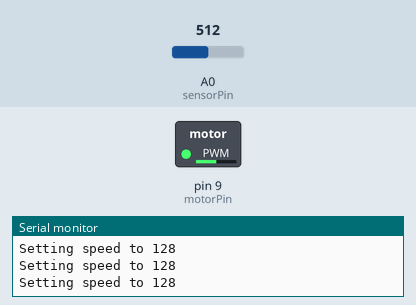
Simulated run of this sketch. Board: Arduino Uno, built with avr-gcc and run on an emulated ATmega328P. Parts: switched loads named in the sketch (green lamp = pin HIGH), the last lines printed to the serial monitor. The test bench sets the inputs (shaded band); at power-on: A0 (sensorPin) = 512.

Above: at 1.2 s.
1.3 s: A0 (sensorPin) set to 615
At 2.2 s:
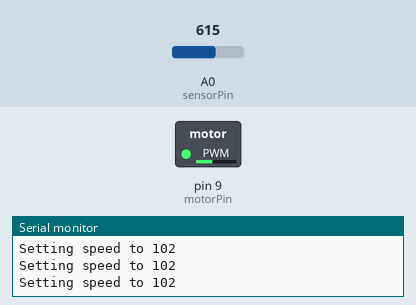
2.8 s: A0 (sensorPin) set to 633
At 3.7 s:
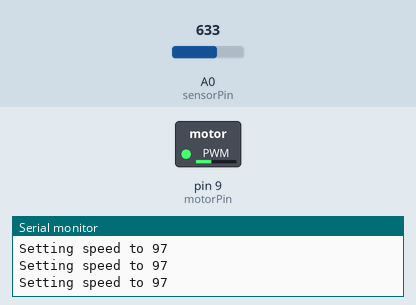
5.8 s: A0 (sensorPin) set to 974
At 6.9 s:
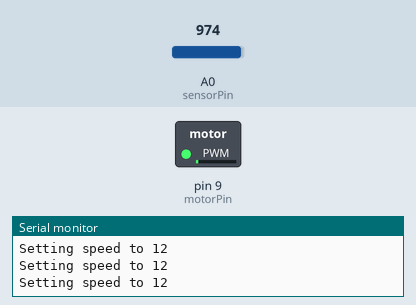
7.3 s: A0 (sensorPin) set to 999
At 8.3 s:
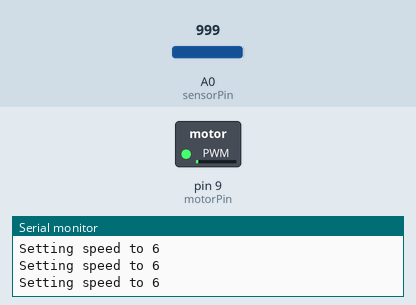
10.3 s: A0 (sensorPin) set to 1023
At 11.5 s:
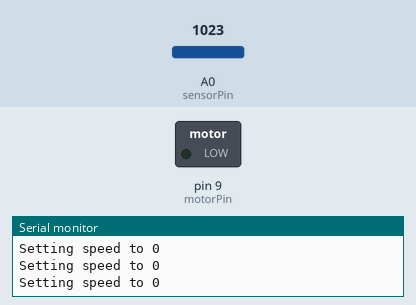
11.8 s: A0 (sensorPin) set to 511
At 12.7 s:
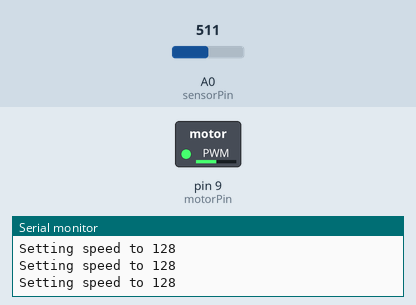
Timing chart, 0 to 14.3 s (numbered marks = the images above; inputs shaded):
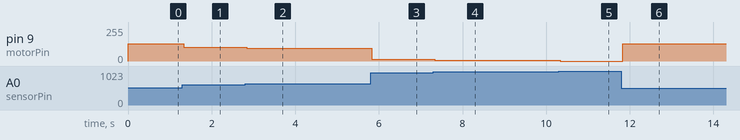

Measured:
- after the input at 1.3 s, pin 9 (motorPin): 128/255 → 102/255 at once
- after the input at 2.8 s, pin 9 (motorPin): 102/255 → 97/255 at once
- after the input at 5.8 s, pin 9 (motorPin): 97/255 → 12/255 at once
- after the input at 7.3 s, pin 9 (motorPin): 12/255 → 6/255 at once
- after the input at 10.3 s, pin 9 (motorPin): 6/255 → 0/255 at once
- after the input at 11.8 s, pin 9 (motorPin): 0/255 → 128/255 at once

The sketch:

Circuit_10_Aleration_1.ino
```cpp
// We'll be controlling the motor from pin 9.
// This must be one of the PWM-capable pins.

const int motorPin = 9;
const int sensorPin = 0;

void setup()
{
  // Set up the motor pin to be an output:

  pinMode(motorPin, OUTPUT);
  pinMode(sensorPin, INPUT);

  // Set up the serial port:

  Serial.begin(9600);
}


void loop()
{
  // Because analogWrite() only works with numbers from
  // 0 to 255, we'll be sure the input is in that range:

  int sensorValue = analogRead(sensorPin);
  sensorValue = 1024 - sensorValue; // invert
  int motorSpeed = sensorValue / 4;

  motorSpeed = constrain(motorSpeed, 0, 255);


  Serial.print("Setting speed to ");
  Serial.println(motorSpeed);

  // And finally, we'll set the speed of the motor!

  analogWrite(motorPin, motorSpeed);

}
```
